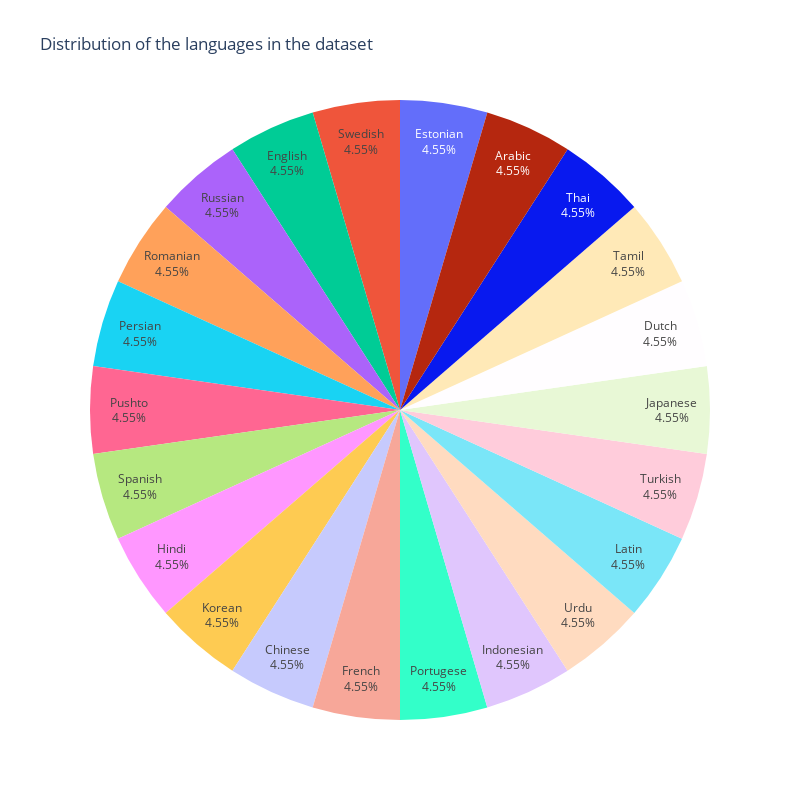

Source (notebook cell):
### Code cell
# Plot of the distribution of the languages in the dataset
#raw['language'].value_counts().plot(kind='pie', autopct='%1.0f%%', figsize=(10, 10))
countsDf = pd.DataFrame(raw['language'].value_counts()).reset_index()
countsDf.columns = ['Language', 'Total']
fig = px.pie(countsDf, values='Total', names='Language', title='Distribution of the languages in the dataset')
fig.update_traces(textposition='inside', textinfo='percent+label')
fig.update_layout(autosize=False, width=800, height=800, showlegend=False)
fig.show()

### Figure 1 — Plotly figure (JSON) as saved in the notebook; plotly's stock layout.template omitted (floating-point values rounded to 4 significant figures)
{"data": [{"domain": {"x": [0, 1], "y": [0, 1]}, "hovertemplate": "Language=%{label}<br>Total=%{value}<extra></extra>", "labels": ["Estonian", "Swedish", "English", "Russian", "Romanian", "Persian", "Pushto", "Spanish", "Hindi", "Korean", "Chinese", "French", "Portugese", "Indonesian", "Urdu", "Latin", "Turkish", "Japanese", "Dutch", "Tamil", "Thai", "Arabic"], "legendgroup": "", "name": "", "showlegend": true, "textinfo": "percent+label", "textposition": "inside", "type": "pie", "values": [1000, 1000, 1000, 1000, 1000, 1000, 1000, 1000, 1000, 1000, 1000, 1000, 1000, 1000, 1000, 1000, 1000, 1000, 1000, 1000, 1000, 1000]}], "layout": {"autosize": false, "height": 800, "legend": {"tracegroupgap": 0}, "showlegend": false, "title": {"text": "Distribution of the languages in the dataset"}, "width": 800}}
